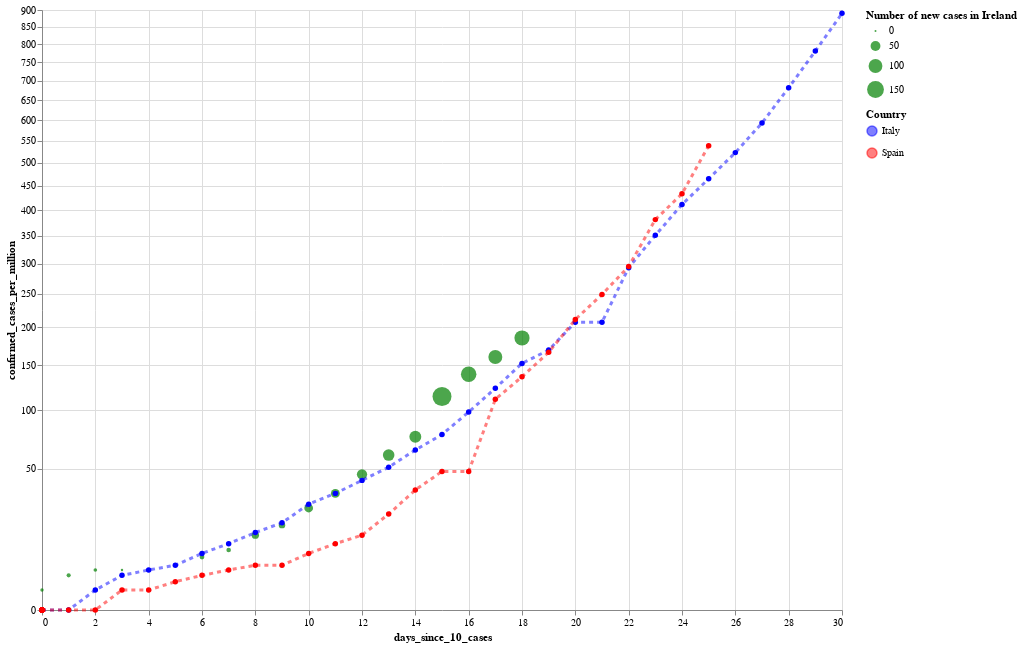

Notebook code for this chart:
### Code cell
#hide_input

alt.layer(cases_per_million_ie_plot, cases_per_million_it_plot, cases_per_million_es_plot).properties(
    width=800, height=600
).resolve_scale(
    color='independent',
    shape='independent'
)

### Figure 1 — Vega-Lite specification as saved in the notebook (floating-point values rounded to 4 significant figures)
{"config": {"view": {"continuousWidth": 400, "continuousHeight": 300}}, "layer": [{"data": {"name": "data-ed50ffc5c4b78ec5191e852842180de0"}, "mark": {"type": "circle", "color": "green", "opacity": 0.7}, "encoding": {"size": {"type": "quantitative", "field": "new_cases", "title": "Number of new cases in Ireland"}, "tooltip": [{"type": "nominal", "field": "country"}, {"type": "temporal", "field": "date"}, {"type": "quantitative", "field": "confirmed_cases"}, {"type": "quantitative", "field": "confirmed_cases_per_million"}, {"type": "quantitative", "field": "new_cases"}, {"type": "quantitative", "field": "deaths"}], "x": {"type": "quantitative", "field": "days_since_10_cases"}, "y": {"type": "quantitative", "field": "confirmed_cases_per_million", "scale": {"type": "sqrt"}}}}, {"data": {"name": "data-2987e1d9a2fd59c460ab6478846970fd"}, "mark": {"type": "line", "color": "blue", "opacity": 0.5, "point": true, "strokeDash": [4, 4], "strokeWidth": 3}, "encoding": {"color": {"type": "nominal", "field": "country", "scale": {"domain": ["Italy"], "range": ["blue"]}, "title": "Country"}, "tooltip": [{"type": "nominal", "field": "country"}, {"type": "temporal", "field": "date"}, {"type": "quantitative", "field": "confirmed_cases"}, {"type": "quantitative", "field": "confirmed_cases_per_million"}, {"type": "quantitative", "field": "new_cases"}, {"type": "quantitative", "field": "deaths"}], "x": {"type": "quantitative", "field": "days_since_10_cases"}, "y": {"type": "quantitative", "field": "confirmed_cases_per_million", "scale": {"type": "sqrt"}}}}, {"data": {"name": "data-1e47dafa713025491d85caa9f6a43809"}, "mark": {"type": "line", "color": "red", "opacity": 0.5, "point": true, "strokeDash": [4, 4], "strokeWidth": 3}, "encoding": {"color": {"type": "nominal", "field": "country", "scale": {"domain": ["Spain"], "range": ["red"]}, "title": ""}, "tooltip": [{"type": "nominal", "field": "country"}, {"type": "temporal", "field": "date"}, {"type": "quantitative", "field": "confirmed_cases"}, {"type": "quantitative", "field": "confirmed_cases_per_million"}, {"type": "quantitative", "field": "new_cases"}, {"type": "quantitative", "field": "deaths"}], "x": {"type": "quantitative", "field": "days_since_10_cases"}, "y": {"type": "quantitative", "field": "confirmed_cases_per_million", "scale": {"type": "sqrt"}}}}], "height": 600, "resolve": {"scale": {"color": "independent", "shape": "independent"}}, "width": 800, "$schema": "https://vega.github.io/schema/vega-lite/v4.0.2.json", "datasets": {"data-ed50ffc5c4b78ec5191e852842180de0": [{"country": "Ireland", "date": "2020-03-01", "days_since_10_cases": 0, "confirmed_cases": 1, "confirmed_cases_per_million": 0.0, "new_cases": 0, "deaths": 0}, {"country": "Ireland", "date": "2020-03-02", "days_since_10_cases": 0, "confirmed_cases": 1, "confirmed_cases_per_million": 0.0, "new_cases": 0, "deaths": 0}, {"country": "Ireland", "date": "2020-03-03", "days_since_10_cases": 0, "confirmed_cases": 2, "confirmed_cases_per_million": 0.0, "new_cases": 1, "deaths": 0}, {"country": "Ireland", "date": "2020-03-04", "days_since_10_cases": 0, "confirmed_cases": 6, "confirmed_cases_per_million": 1.0, "new_cases": 4, "deaths": 0}, {"country": "Ireland", "date": "2020-03-05", "days_since_10_cases": 1, "confirmed_cases": 13, "confirmed_cases_per_million": 3.0, "new_cases": 7, "deaths": 0}, {"country": "Ireland", "date": "2020-03-06", "days_since_10_cases": 2, "confirmed_cases": 18, "confirmed_cases_per_million": 4.0, "new_cases": 5, "deaths": 0}, {"country": "Ireland", "date": "2020-03-07", "days_since_10_cases": 3, "confirmed_cases": 19, "confirmed_cases_per_million": 4.0, "new_cases": 1, "deaths": 0}, {"country": "Ireland", "date": "2020-03-08", "days_since_10_cases": 4, "confirmed_cases": 21, "confirmed_cases_per_million": 4.0, "new_cases": 2, "deaths": 0}, {"country": "Ireland", "date": "2020-03-09", "days_since_10_cases": 5, "confirmed_cases": 24, "confirmed_cases_per_million": 5.0, "new_cases": 3, "deaths": 0}, {"country": "Ireland", "date": "2020-03-10", "days_since_10_cases": 6, "confirmed_cases": 34, "confirmed_cases_per_million": 7.0, "new_cases": 10, "deaths": 0}, {"country": "Ireland", "date": "2020-03-11", "days_since_10_cases": 7, "confirmed_cases": 43, "confirmed_cases_per_million": 9.0, "new_cases": 9, "deaths": 1}, {"country": "Ireland", "date": "2020-03-12", "days_since_10_cases": 8, "confirmed_cases": 70, "confirmed_cases_per_million": 14.0, "new_cases": 27, "deaths": 1}, {"country": "Ireland", "date": "2020-03-13", "days_since_10_cases": 9, "confirmed_cases": 90, "confirmed_cases_per_million": 18.0, "new_cases": 20, "deaths": 1}, {"country": "Ireland", "date": "2020-03-14", "days_since_10_cases": 10, "confirmed_cases": 129, "confirmed_cases_per_million": 26.0, "new_cases": 39, "deaths": 2}, {"country": "Ireland", "date": "2020-03-15", "days_since_10_cases": 11, "confirmed_cases": 169, "confirmed_cases_per_million": 34.0, "new_cases": 40, "deaths": 2}, {"country": "Ireland", "date": "2020-03-16", "days_since_10_cases": 12, "confirmed_cases": 223, "confirmed_cases_per_million": 46.0, "new_cases": 54, "deaths": 2}, {"country": "Ireland", "date": "2020-03-17", "days_since_10_cases": 13, "confirmed_cases": 292, "confirmed_cases_per_million": 60.0, "new_cases": 69, "deaths": 2}, {"country": "Ireland", "date": "2020-03-18", "days_since_10_cases": 14, "confirmed_cases": 366, "confirmed_cases_per_million": 75.0, "new_cases": 74, "deaths": 2}, {"country": "Ireland", "date": "2020-03-19", "days_since_10_cases": 15, "confirmed_cases": 557, "confirmed_cases_per_million": 114.0, "new_cases": 191, "deaths": 3}, {"country": "Ireland", "date": "2020-03-20", "days_since_10_cases": 16, "confirmed_cases": 683, "confirmed_cases_per_million": 139.0, "new_cases": 126, "deaths": 3}, {"country": "Ireland", "date": "2020-03-21", "days_since_10_cases": 17, "confirmed_cases": 785, "confirmed_cases_per_million": 160.0, "new_cases": 102, "deaths": 3}, {"country": "Ireland", "date": "2020-03-22", "days_since_10_cases": 18, "confirmed_cases": 906, "confirmed_cases_per_million": 185.0, "new_cases": 121, "deaths": 4}], "data-2987e1d9a2fd59c460ab6478846970fd": [{"country": "Italy", "date": "2020-01-22", "days_since_10_cases": 0, "confirmed_cases": 0, "confirmed_cases_per_million": 0.0, "new_cases": 0, "deaths": 0}, {"country": "Italy", "date": "2020-01-23", "days_since_10_cases": 0, "confirmed_cases": 0, "confirmed_cases_per_million": 0.0, "new_cases": 0, "deaths": 0}, {"country": "Italy", "date": "2020-01-24", "days_since_10_cases": 0, "confirmed_cases": 0, "confirmed_cases_per_million": 0.0, "new_cases": 0, "deaths": 0}, {"country": "Italy", "date": "2020-01-25", "days_since_10_cases": 0, "confirmed_cases": 0, "confirmed_cases_per_million": 0.0, "new_cases": 0, "deaths": 0}, {"country": "Italy", "date": "2020-01-26", "days_since_10_cases": 0, "confirmed_cases": 0, "confirmed_cases_per_million": 0.0, "new_cases": 0, "deaths": 0}, {"country": "Italy", "date": "2020-01-27", "days_since_10_cases": 0, "confirmed_cases": 0, "confirmed_cases_per_million": 0.0, "new_cases": 0, "deaths": 0}, {"country": "Italy", "date": "2020-01-28", "days_since_10_cases": 0, "confirmed_cases": 0, "confirmed_cases_per_million": 0.0, "new_cases": 0, "deaths": 0}, {"country": "Italy", "date": "2020-01-29", "days_since_10_cases": 0, "confirmed_cases": 0, "confirmed_cases_per_million": 0.0, "new_cases": 0, "deaths": 0}, {"country": "Italy", "date": "2020-01-30", "days_since_10_cases": 0, "confirmed_cases": 0, "confirmed_cases_per_million": 0.0, "new_cases": 0, "deaths": 0}, {"country": "Italy", "date": "2020-01-31", "days_since_10_cases": 0, "confirmed_cases": 2, "confirmed_cases_per_million": 0.0, "new_cases": 2, "deaths": 0}, {"country": "Italy", "date": "2020-02-01", "days_since_10_cases": 0, "confirmed_cases": 2, "confirmed_cases_per_million": 0.0, "new_cases": 0, "deaths": 0}, {"country": "Italy", "date": "2020-02-02", "days_since_10_cases": 0, "confirmed_cases": 2, "confirmed_cases_per_million": 0.0, "new_cases": 0, "deaths": 0}, {"country": "Italy", "date": "2020-02-03", "days_since_10_cases": 0, "confirmed_cases": 2, "confirmed_cases_per_million": 0.0, "new_cases": 0, "deaths": 0}, {"country": "Italy", "date": "2020-02-04", "days_since_10_cases": 0, "confirmed_cases": 2, "confirmed_cases_per_million": 0.0, "new_cases": 0, "deaths": 0}, {"country": "Italy", "date": "2020-02-05", "days_since_10_cases": 0, "confirmed_cases": 2, "confirmed_cases_per_million": 0.0, "new_cases": 0, "deaths": 0}, {"country": "Italy", "date": "2020-02-06", "days_since_10_cases": 0, "confirmed_cases": 2, "confirmed_cases_per_million": 0.0, "new_cases": 0, "deaths": 0}, {"country": "Italy", "date": "2020-02-07", "days_since_10_cases": 0, "confirmed_cases": 3, "confirmed_cases_per_million": 0.0, "new_cases": 1, "deaths": 0}, {"country": "Italy", "date": "2020-02-08", "days_since_10_cases": 0, "confirmed_cases": 3, "confirmed_cases_per_million": 0.0, "new_cases": 0, "deaths": 0}, {"country": "Italy", "date": "2020-02-09", "days_since_10_cases": 0, "confirmed_cases": 3, "confirmed_cases_per_million": 0.0, "new_cases": 0, "deaths": 0}, {"country": "Italy", "date": "2020-02-10", "days_since_10_cases": 0, "confirmed_cases": 3, "confirmed_cases_per_million": 0.0, "new_cases": 0, "deaths": 0}, {"country": "Italy", "date": "2020-02-11", "days_since_10_cases": 0, "confirmed_cases": 3, "confirmed_cases_per_million": 0.0, "new_cases": 0, "deaths": 0}, {"country": "Italy", "date": "2020-02-12", "days_since_10_cases": 0, "confirmed_cases": 3, "confirmed_cases_per_million": 0.0, "new_cases": 0, "deaths": 0}, {"country": "Italy", "date": "2020-02-13", "days_since_10_cases": 0, "confirmed_cases": 3, "confirmed_cases_per_million": 0.0, "new_cases": 0, "deaths": 0}, {"country": "Italy", "date": "2020-02-14", "days_since_10_cases": 0, "confirmed_cases": 3, "confirmed_cases_per_million": 0.0, "new_cases": 0, "deaths": 0}, {"country": "Italy", "date": "2020-02-15", "days_since_10_cases": 0, "confirmed_cases": 3, "confirmed_cases_per_million": 0.0, "new_cases": 0, "deaths": 0}, {"country": "Italy", "date": "2020-02-16", "days_since_10_cases": 0, "confirmed_cases": 3, "confirmed_cases_per_million": 0.0, "new_cases": 0, "deaths": 0}, {"country": "Italy", "date": "2020-02-17", "days_since_10_cases": 0, "confirmed_cases": 3, "confirmed_cases_per_million": 0.0, "new_cases": 0, "deaths": 0}, {"country": "Italy", "date": "2020-02-18", "days_since_10_cases": 0, "confirmed_cases": 3, "confirmed_cases_per_million": 0.0, "new_cases": 0, "deaths": 0}, {"country": "Italy", "date": "2020-02-19", "days_since_10_cases": 0, "confirmed_cases": 3, "confirmed_cases_per_million": 0.0, "new_cases": 0, "deaths": 0}, {"country": "Italy", "date": "2020-02-20", "days_since_10_cases": 0, "confirmed_cases": 3, "confirmed_cases_per_million": 0.0, "new_cases": 0, "deaths": 0}, {"country": "Italy", "date": "2020-02-21", "days_since_10_cases": 1, "confirmed_cases": 20, "confirmed_cases_per_million": 0.0, "new_cases": 17, "deaths": 1}, {"country": "Italy", "date": "2020-02-22", "days_since_10_cases": 2, "confirmed_cases": 62, "confirmed_cases_per_million": 1.0, "new_cases": 42, "deaths": 2}, {"country": "Italy", "date": "2020-02-23", "days_since_10_cases": 3, "confirmed_cases": 155, "confirmed_cases_per_million": 3.0, "new_cases": 93, "deaths": 3}, {"country": "Italy", "date": "2020-02-24", "days_since_10_cases": 4, "confirmed_cases": 229, "confirmed_cases_per_million": 4.0, "new_cases": 74, "deaths": 7}, {"country": "Italy", "date": "2020-02-25", "days_since_10_cases": 5, "confirmed_cases": 322, "confirmed_cases_per_million": 5.0, "new_cases": 93, "deaths": 10}, {"country": "Italy", "date": "2020-02-26", "days_since_10_cases": 6, "confirmed_cases": 453, "confirmed_cases_per_million": 8.0, "new_cases": 131, "deaths": 12}, {"country": "Italy", "date": "2020-02-27", "days_since_10_cases": 7, "confirmed_cases": 655, "confirmed_cases_per_million": 11.0, "new_cases": 202, "deaths": 17}, {"country": "Italy", "date": "2020-02-28", "days_since_10_cases": 8, "confirmed_cases": 888, "confirmed_cases_per_million": 15.0, "new_cases": 233, "deaths": 21}, {"country": "Italy", "date": "2020-02-29", "days_since_10_cases": 9, "confirmed_cases": 1128, "confirmed_cases_per_million": 19.0, "new_cases": 240, "deaths": 29}, {"country": "Italy", "date": "2020-03-01", "days_since_10_cases": 10, "confirmed_cases": 1694, "confirmed_cases_per_million": 28.0, "new_cases": 566, "deaths": 34}, {"country": "Italy", "date": "2020-03-02", "days_since_10_cases": 11, "confirmed_cases": 2036, "confirmed_cases_per_million": 34.0, "new_cases": 342, "deaths": 52}, {"country": "Italy", "date": "2020-03-03", "days_since_10_cases": 12, "confirmed_cases": 2502, "confirmed_cases_per_million": 42.0, "new_cases": 466, "deaths": 79}, {"country": "Italy", "date": "2020-03-04", "days_since_10_cases": 13, "confirmed_cases": 3089, "confirmed_cases_per_million": 51.0, "new_cases": 587, "deaths": 107}, {"country": "Italy", "date": "2020-03-05", "days_since_10_cases": 14, "confirmed_cases": 3858, "confirmed_cases_per_million": 64.0, "new_cases": 769, "deaths": 148}, {"country": "Italy", "date": "2020-03-06", "days_since_10_cases": 15, "confirmed_cases": 4636, "confirmed_cases_per_million": 77.0, "new_cases": 778, "deaths": 197}, {"country": "Italy", "date": "2020-03-07", "days_since_10_cases": 16, "confirmed_cases": 5883, "confirmed_cases_per_million": 98.0, "new_cases": 1247, "deaths": 233}, {"country": "Italy", "date": "2020-03-08", "days_since_10_cases": 17, "confirmed_cases": 7375, "confirmed_cases_per_million": 123.0, "new_cases": 1492, "deaths": 366}, {"country": "Italy", "date": "2020-03-09", "days_since_10_cases": 18, "confirmed_cases": 9172, "confirmed_cases_per_million": 152.0, "new_cases": 1797, "deaths": 463}, {"country": "Italy", "date": "2020-03-10", "days_since_10_cases": 19, "confirmed_cases": 10149, "confirmed_cases_per_million": 169.0, "new_cases": 977, "deaths": 631}, {"country": "Italy", "date": "2020-03-11", "days_since_10_cases": 20, "confirmed_cases": 12462, "confirmed_cases_per_million": 207.0, "new_cases": 2313, "deaths": 827}, {"country": "Italy", "date": "2020-03-12", "days_since_10_cases": 21, "confirmed_cases": 12462, "confirmed_cases_per_million": 207.0, "new_cases": 0, "deaths": 827}, {"country": "Italy", "date": "2020-03-13", "days_since_10_cases": 22, "confirmed_cases": 17660, "confirmed_cases_per_million": 293.0, "new_cases": 5198, "deaths": 1266}, {"country": "Italy", "date": "2020-03-14", "days_since_10_cases": 23, "confirmed_cases": 21157, "confirmed_cases_per_million": 351.0, "new_cases": 3497, "deaths": 1441}, {"country": "Italy", "date": "2020-03-15", "days_since_10_cases": 24, "confirmed_cases": 24747, "confirmed_cases_per_million": 411.0, "new_cases": 3590, "deaths": 1809}, {"country": "Italy", "date": "2020-03-16", "days_since_10_cases": 25, "confirmed_cases": 27980, "confirmed_cases_per_million": 465.0, "new_cases": 3233, "deaths": 2158}, {"country": "Italy", "date": "2020-03-17", "days_since_10_cases": 26, "confirmed_cases": 31506, "confirmed_cases_per_million": 523.0, "new_cases": 3526, "deaths": 2503}, {"country": "Italy", "date": "2020-03-18", "days_since_10_cases": 27, "confirmed_cases": 35713, "confirmed_cases_per_million": 593.0, "new_cases": 4207, "deaths": 2978}, {"country": "Italy", "date": "2020-03-19", "days_since_10_cases": 28, "confirmed_cases": 41035, "confirmed_cases_per_million": 682.0, "new_cases": 5322, "deaths": 3405}, {"country": "Italy", "date": "2020-03-20", "days_since_10_cases": 29, "confirmed_cases": 47021, "confirmed_cases_per_million": 781.0, "new_cases": 5986, "deaths": 4032}, {"country": "Italy", "date": "2020-03-21", "days_since_10_cases": 30, "confirmed_cases": 53578, "confirmed_cases_per_million": 890.0, "new_cases": 6557, "deaths": 4825}], "data-1e47dafa713025491d85caa9f6a43809": [{"country": "Spain", "date": "2020-01-22", "days_since_10_cases": 0, "confirmed_cases": 0, "confirmed_cases_per_million": 0.0, "new_cases": 0, "deaths": 0}, {"country": "Spain", "date": "2020-01-23", "days_since_10_cases": 0, "confirmed_cases": 0, "confirmed_cases_per_million": 0.0, "new_cases": 0, "deaths": 0}, {"country": "Spain", "date": "2020-01-24", "days_since_10_cases": 0, "confirmed_cases": 0, "confirmed_cases_per_million": 0.0, "new_cases": 0, "deaths": 0}, {"country": "Spain", "date": "2020-01-25", "days_since_10_cases": 0, "confirmed_cases": 0, "confirmed_cases_per_million": 0.0, "new_cases": 0, "deaths": 0}, {"country": "Spain", "date": "2020-01-26", "days_since_10_cases": 0, "confirmed_cases": 0, "confirmed_cases_per_million": 0.0, "new_cases": 0, "deaths": 0}, {"country": "Spain", "date": "2020-01-27", "days_since_10_cases": 0, "confirmed_cases": 0, "confirmed_cases_per_million": 0.0, "new_cases": 0, "deaths": 0}, {"country": "Spain", "date": "2020-01-28", "days_since_10_cases": 0, "confirmed_cases": 0, "confirmed_cases_per_million": 0.0, "new_cases": 0, "deaths": 0}, {"country": "Spain", "date": "2020-01-29", "days_since_10_cases": 0, "confirmed_cases": 0, "confirmed_cases_per_million": 0.0, "new_cases": 0, "deaths": 0}, {"country": "Spain", "date": "2020-01-30", "days_since_10_cases": 0, "confirmed_cases": 0, "confirmed_cases_per_million": 0.0, "new_cases": 0, "deaths": 0}, {"country": "Spain", "date": "2020-01-31", "days_since_10_cases": 0, "confirmed_cases": 0, "confirmed_cases_per_million": 0.0, "new_cases": 0, "deaths": 0}, {"country": "Spain", "date": "2020-02-01", "days_since_10_cases": 0, "confirmed_cases": 1, "confirmed_cases_per_million": 0.0, "new_cases": 1, "deaths": 0}, {"country": "Spain", "date": "2020-02-02", "days_since_10_cases": 0, "confirmed_cases": 1, "confirmed_cases_per_million": 0.0, "new_cases": 0, "deaths": 0}, {"country": "Spain", "date": "2020-02-03", "days_since_10_cases": 0, "confirmed_cases": 1, "confirmed_cases_per_million": 0.0, "new_cases": 0, "deaths": 0}, {"country": "Spain", "date": "2020-02-04", "days_since_10_cases": 0, "confirmed_cases": 1, "confirmed_cases_per_million": 0.0, "new_cases": 0, "deaths": 0}, {"country": "Spain", "date": "2020-02-05", "days_since_10_cases": 0, "confirmed_cases": 1, "confirmed_cases_per_million": 0.0, "new_cases": 0, "deaths": 0}, {"country": "Spain", "date": "2020-02-06", "days_since_10_cases": 0, "confirmed_cases": 1, "confirmed_cases_per_million": 0.0, "new_cases": 0, "deaths": 0}, {"country": "Spain", "date": "2020-02-07", "days_since_10_cases": 0, "confirmed_cases": 1, "confirmed_cases_per_million": 0.0, "new_cases": 0, "deaths": 0}, {"country": "Spain", "date": "2020-02-08", "days_since_10_cases": 0, "confirmed_cases": 1, "confirmed_cases_per_million": 0.0, "new_cases": 0, "deaths": 0}, {"country": "Spain", "date": "2020-02-09", "days_since_10_cases": 0, "confirmed_cases": 2, "confirmed_cases_per_million": 0.0, "new_cases": 1, "deaths": 0}, {"country": "Spain", "date": "2020-02-10", "days_since_10_cases": 0, "confirmed_cases": 2, "confirmed_cases_per_million": 0.0, "new_cases": 0, "deaths": 0}, {"country": "Spain", "date": "2020-02-11", "days_since_10_cases": 0, "confirmed_cases": 2, "confirmed_cases_per_million": 0.0, "new_cases": 0, "deaths": 0}, {"country": "Spain", "date": "2020-02-12", "days_since_10_cases": 0, "confirmed_cases": 2, "confirmed_cases_per_million": 0.0, "new_cases": 0, "deaths": 0}, {"country": "Spain", "date": "2020-02-13", "days_since_10_cases": 0, "confirmed_cases": 2, "confirmed_cases_per_million": 0.0, "new_cases": 0, "deaths": 0}, {"country": "Spain", "date": "2020-02-14", "days_since_10_cases": 0, "confirmed_cases": 2, "confirmed_cases_per_million": 0.0, "new_cases": 0, "deaths": 0}, {"country": "Spain", "date": "2020-02-15", "days_since_10_cases": 0, "confirmed_cases": 2, "confirmed_cases_per_million": 0.0, "new_cases": 0, "deaths": 0}, {"country": "Spain", "date": "2020-02-16", "days_since_10_cases": 0, "confirmed_cases": 2, "confirmed_cases_per_million": 0.0, "new_cases": 0, "deaths": 0}, {"country": "Spain", "date": "2020-02-17", "days_since_10_cases": 0, "confirmed_cases": 2, "confirmed_cases_per_million": 0.0, "new_cases": 0, "deaths": 0}, {"country": "Spain", "date": "2020-02-18", "days_since_10_cases": 0, "confirmed_cases": 2, "confirmed_cases_per_million": 0.0, "new_cases": 0, "deaths": 0}, {"country": "Spain", "date": "2020-02-19", "days_since_10_cases": 0, "confirmed_cases": 2, "confirmed_cases_per_million": 0.0, "new_cases": 0, "deaths": 0}, {"country": "Spain", "date": "2020-02-20", "days_since_10_cases": 0, "confirmed_cases": 2, "confirmed_cases_per_million": 0.0, "new_cases": 0, "deaths": 0}, {"country": "Spain", "date": "2020-02-21", "days_since_10_cases": 0, "confirmed_cases": 2, "confirmed_cases_per_million": 0.0, "new_cases": 0, "deaths": 0}, {"country": "Spain", "date": "2020-02-22", "days_since_10_cases": 0, "confirmed_cases": 2, "confirmed_cases_per_million": 0.0, "new_cases": 0, "deaths": 0}, {"country": "Spain", "date": "2020-02-23", "days_since_10_cases": 0, "confirmed_cases": 2, "confirmed_cases_per_million": 0.0, "new_cases": 0, "deaths": 0}, {"country": "Spain", "date": "2020-02-24", "days_since_10_cases": 0, "confirmed_cases": 2, "confirmed_cases_per_million": 0.0, "new_cases": 0, "deaths": 0}, {"country": "Spain", "date": "2020-02-25", "days_since_10_cases": 0, "confirmed_cases": 6, "confirmed_cases_per_million": 0.0, "new_cases": 4, "deaths": 0}, {"country": "Spain", "date": "2020-02-26", "days_since_10_cases": 1, "confirmed_cases": 13, "confirmed_cases_per_million": 0.0, "new_cases": 7, "deaths": 0}, {"country": "Spain", "date": "2020-02-27", "days_since_10_cases": 2, "confirmed_cases": 15, "confirmed_cases_per_million": 0.0, "new_cases": 2, "deaths": 0}, {"country": "Spain", "date": "2020-02-28", "days_since_10_cases": 3, "confirmed_cases": 32, "confirmed_cases_per_million": 1.0, "new_cases": 17, "deaths": 0}, {"country": "Spain", "date": "2020-02-29", "days_since_10_cases": 4, "confirmed_cases": 45, "confirmed_cases_per_million": 1.0, "new_cases": 13, "deaths": 0}, {"country": "Spain", "date": "2020-03-01", "days_since_10_cases": 5, "confirmed_cases": 84, "confirmed_cases_per_million": 2.0, "new_cases": 39, "deaths": 0}, {"country": "Spain", "date": "2020-03-02", "days_since_10_cases": 6, "confirmed_cases": 120, "confirmed_cases_per_million": 3.0, "new_cases": 36, "deaths": 0}, {"country": "Spain", "date": "2020-03-03", "days_since_10_cases": 7, "confirmed_cases": 165, "confirmed_cases_per_million": 4.0, "new_cases": 45, "deaths": 1}, {"country": "Spain", "date": "2020-03-04", "days_since_10_cases": 8, "confirmed_cases": 222, "confirmed_cases_per_million": 5.0, "new_cases": 57, "deaths": 2}, {"country": "Spain", "date": "2020-03-05", "days_since_10_cases": 9, "confirmed_cases": 259, "confirmed_cases_per_million": 5.0, "new_cases": 37, "deaths": 3}, {"country": "Spain", "date": "2020-03-06", "days_since_10_cases": 10, "confirmed_cases": 400, "confirmed_cases_per_million": 8.0, "new_cases": 141, "deaths": 5}, {"country": "Spain", "date": "2020-03-07", "days_since_10_cases": 11, "confirmed_cases": 500, "confirmed_cases_per_million": 11.0, "new_cases": 100, "deaths": 10}, {"country": "Spain", "date": "2020-03-08", "days_since_10_cases": 12, "confirmed_cases": 673, "confirmed_cases_per_million": 14.0, "new_cases": 173, "deaths": 17}, {"country": "Spain", "date": "2020-03-09", "days_since_10_cases": 13, "confirmed_cases": 1073, "confirmed_cases_per_million": 23.0, "new_cases": 400, "deaths": 28}, {"country": "Spain", "date": "2020-03-10", "days_since_10_cases": 14, "confirmed_cases": 1695, "confirmed_cases_per_million": 36.0, "new_cases": 622, "deaths": 35}, {"country": "Spain", "date": "2020-03-11", "days_since_10_cases": 15, "confirmed_cases": 2277, "confirmed_cases_per_million": 48.0, "new_cases": 582, "deaths": 54}, {"country": "Spain", "date": "2020-03-12", "days_since_10_cases": 16, "confirmed_cases": 2277, "confirmed_cases_per_million": 48.0, "new_cases": 0, "deaths": 55}, {"country": "Spain", "date": "2020-03-13", "days_since_10_cases": 17, "confirmed_cases": 5232, "confirmed_cases_per_million": 111.0, "new_cases": 2955, "deaths": 133}, {"country": "Spain", "date": "2020-03-14", "days_since_10_cases": 18, "confirmed_cases": 6391, "confirmed_cases_per_million": 136.0, "new_cases": 1159, "deaths": 195}, {"country": "Spain", "date": "2020-03-15", "days_since_10_cases": 19, "confirmed_cases": 7798, "confirmed_cases_per_million": 166.0, "new_cases": 1407, "deaths": 289}, {"country": "Spain", "date": "2020-03-16", "days_since_10_cases": 20, "confirmed_cases": 9942, "confirmed_cases_per_million": 211.0, "new_cases": 2144, "deaths": 342}, {"country": "Spain", "date": "2020-03-17", "days_since_10_cases": 21, "confirmed_cases": 11748, "confirmed_cases_per_million": 249.0, "new_cases": 1806, "deaths": 533}, {"country": "Spain", "date": "2020-03-18", "days_since_10_cases": 22, "confirmed_cases": 13910, "confirmed_cases_per_million": 295.0, "new_cases": 2162, "deaths": 623}, {"country": "Spain", "date": "2020-03-19", "days_since_10_cases": 23, "confirmed_cases": 17963, "confirmed_cases_per_million": 381.0, "new_cases": 4053, "deaths": 830}, {"country": "Spain", "date": "2020-03-20", "days_since_10_cases": 24, "confirmed_cases": 20410, "confirmed_cases_per_million": 433.0, "new_cases": 2447, "deaths": 1043}, {"country": "Spain", "date": "2020-03-21", "days_since_10_cases": 25, "confirmed_cases": 25374, "confirmed_cases_per_million": 539.0, "new_cases": 4964, "deaths": 1375}]}}
